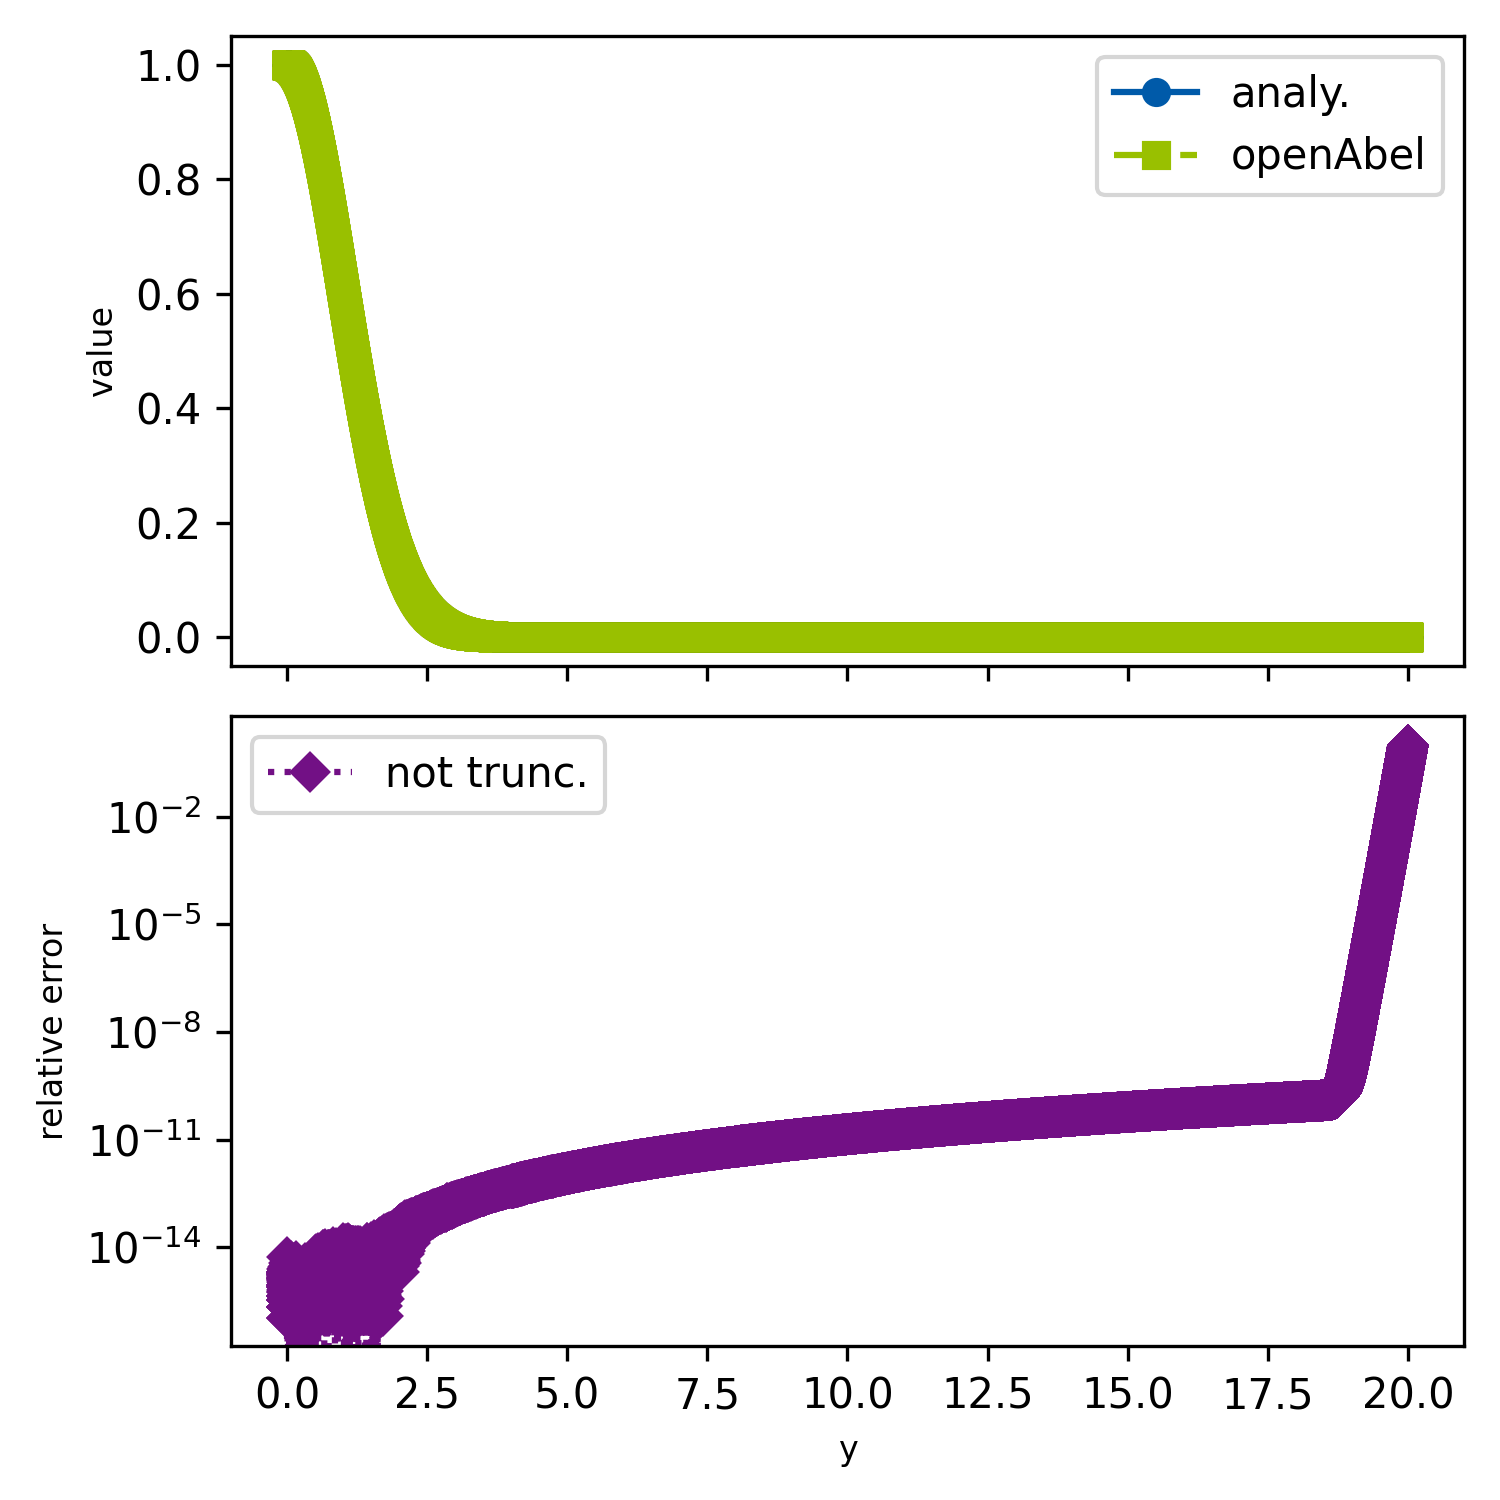

Here is the Python script that generated this plot:
############################################################################################################################################
# Simple example which calculates forward and backward Abel transform of a Gaussian.
# Results are compared with the analytical solution. Mostly default parameters are used.
############################################################################################################################################


import openAbel
import numpy as np
from scipy.special import erf
import matplotlib.pyplot as mpl

############################################################################################################################################
# Plotting setup
# This block can be ignored, it's just for nicer plots.

params = {
   'axes.labelsize': 8,
   'font.size': 8,
   'legend.fontsize': 10,
   'xtick.labelsize': 10,
   'ytick.labelsize': 10,
   'text.usetex': False,
   'figure.figsize': [5., 5.]
   }
mpl.rcParams.update(params)
# Color scheme
colors = ['#005AA9','#E6001A','#99C000','#721085','#EC6500','#009D81','#A60084','#0083CC','#F5A300','#C9D400','#FDCA00']
# Plot markers
markers = ["o", "v" , "s", "D", "p", "*", "h", "+", "^", "x"]
# Line styles 
linestyles = ['-', '--', '-.', ':','-', '--', '-.', ':','-', '--', '-.', ':']
lw = 2

############################################################################################################################################

# Parameters
nData = 100000
shift = 0.
xMax = 20.0
sig = 1.
stepSize = xMax/(nData-1)

# Create Abel transform object, which does all precomputation possible without knowing the exact data. 
abelObjFw = openAbel.Abel(nData, -1, shift, stepSize, order = 3)    
abelObjBw = openAbel.Abel(nData, -1, shift, stepSize, order = 3)   

# Input data
xx = np.linspace(shift*stepSize, xMax, nData)
dataIn = np.exp(-0.5*xx**2/sig**2)

# Forward Abel transform and analytical result.
# We show both the analytical result of a truncated Gaussian and a standard Gaussian to show
# that some error is due to truncation.
dataOut = abelObjFw.execute(dataIn)
dataOut = abelObjFw.execute(dataOut)
for ii in range(nData):
    dataOut[ii] /= 2.*np.pi


# Plotting
fig, axarr = mpl.subplots(2, 1, sharex=True)

axarr[0].plot(xx, dataIn, color = colors[0], marker = markers[0], linestyle = linestyles[0], label='analy.')
axarr[0].plot(xx, dataOut, color = colors[2], marker = markers[2], linestyle = linestyles[2], label='openAbel')
axarr[0].set_ylabel('value')
axarr[0].legend()

axarr[1].semilogy(xx[:-1], np.abs((dataOut[:-1]-dataIn[:-1])/dataIn[:-1]),
                  color = colors[3], marker = markers[3], linestyle = linestyles[3], label = 'not trunc.')
axarr[1].set_ylabel('relative error')
axarr[1].set_xlabel('y')
axarr[1].legend()

mpl.tight_layout()
mpl.savefig('example006_simpleForwardAndBackward.png', dpi=300)

mpl.show()
